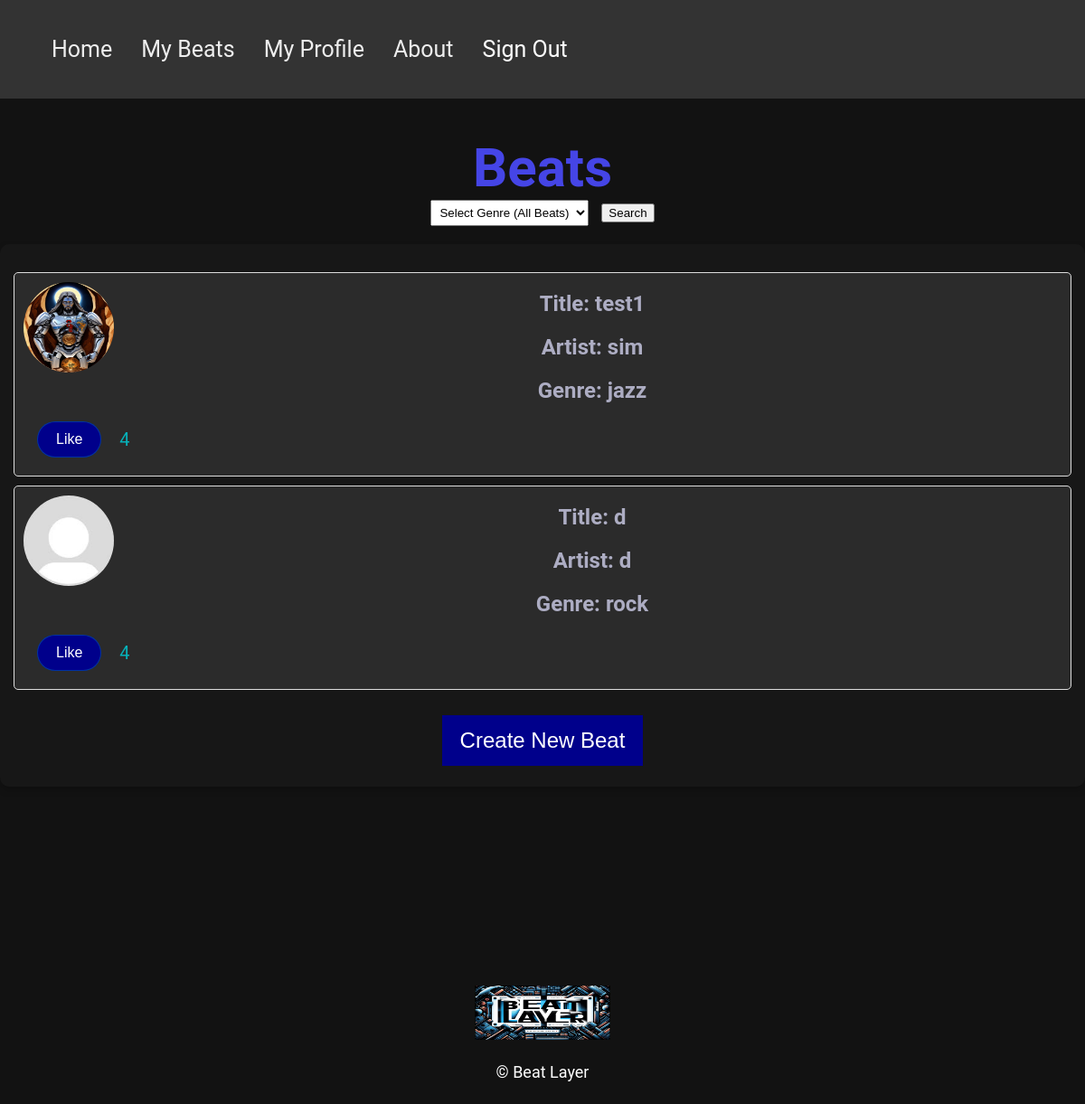
Page /beats (signed in) on the earlier database version.
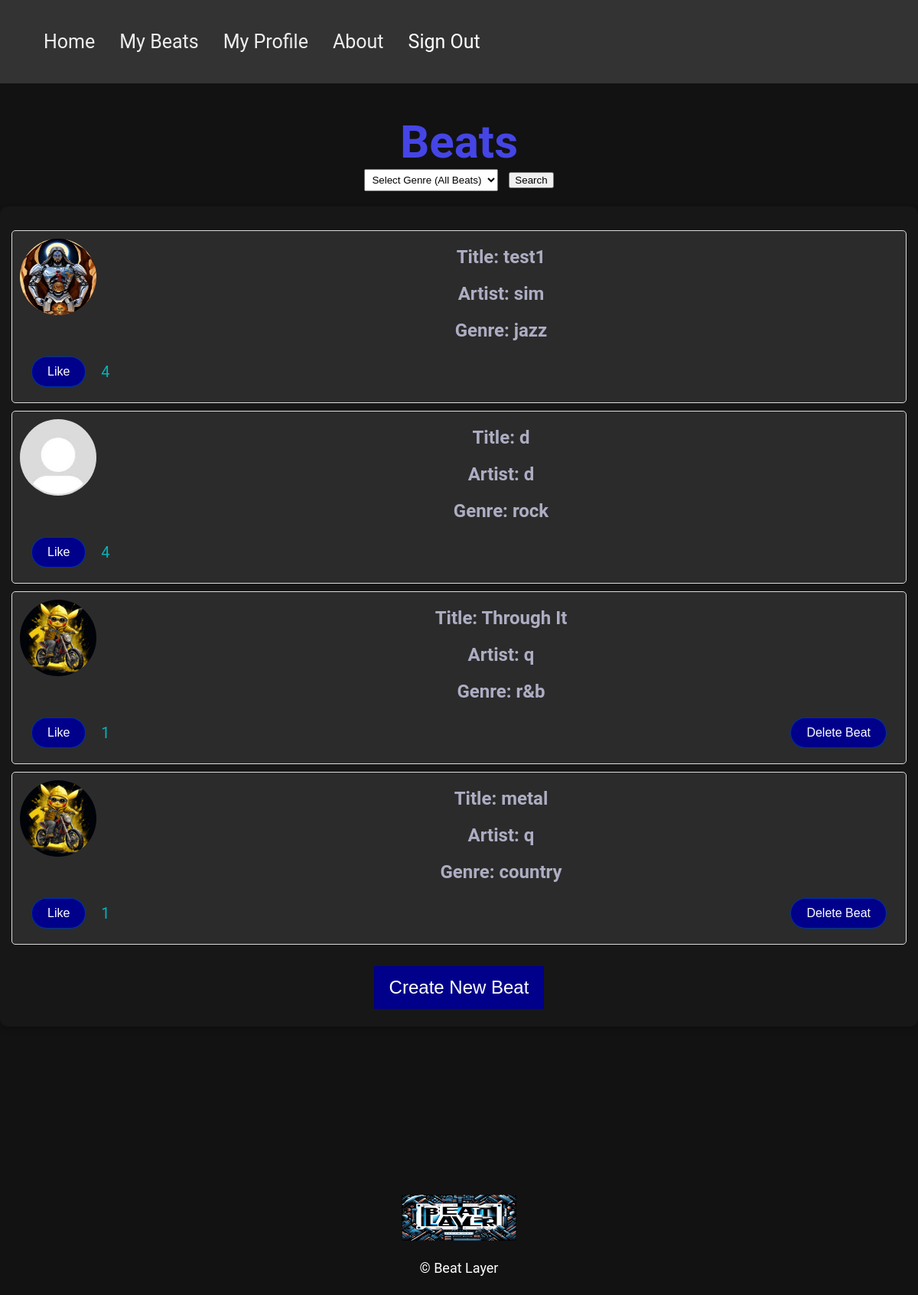
Same page on the later database version.
### src/app/models.py (models this page shows)
class Beat(db.Model):
    __tablename__ = 'beats'
    id = db.Column(db.String(36), primary_key=True)
    title = db.Column(db.String(32), nullable=False)
    date_added = Column(DateTime, default=datetime.utcnow)
    description = db.Column(db.String(100))
    artist = db.Column(db.String, db.ForeignKey('users.id'), nullable=False)
    audio_file = Column(String)
    genre = db.Column(db.String(32))
    likes = db.relationship('Like', backref='beat', lazy='dynamic')
    comments = db.relationship('Comment', backref='beat', lazy=True)
    def like_count(self):
        return self.likes.count()

class User(db.Model, UserMixin):
    __tablename__ = 'users'
    id = db.Column(db.String, primary_key=True)
    email = db.Column(db.String, unique=True)
    passwd = db.Column(db.LargeBinary)
    beats = db.relationship('Beat', backref='creator', lazy='dynamic')
    comments = db.relationship('Comment', back_populates='author', lazy='dynamic')
    likes = db.relationship('Like', backref='user', lazy='dynamic')
    profile_pic = db.Column(db.String, default='pictures/profile_pictures/default_profile_pic.jpg')
    bio = db.Column(db.String, default='This user has not set a bio yet.')

### src/app/routes.py (the view)
@login_required
@app.route('/beats', methods=['GET'])
def beats():
    if not current_user.is_authenticated:
        flash('You must be logged in to view this page.')
        return redirect(url_for('home'))
    genre = request.args.get('genre')
    if genre:
        beat_tuples = Beat.query.filter_by(genre=genre).join(
            User, User.id == Beat.artist).add_columns(User.profile_pic).all()
    else:
        beat_tuples = (
            Beat.query
            .join(User, User.id == Beat.artist)
            .add_columns(User.profile_pic)
            .all()
        )
    beats_with_pics = [
        {'beat': beat, 'profile_pic': profile_pic}
        for beat, profile_pic in beat_tuples
    ]
    return render_template('beats.html', beats=beats_with_pics)

### src/app/__init__.py (called while the page is built)
@login_manager.user_loader
def load_user(id):
    try:
        return db.session.query(User).filter(User.id==id).one()
    except:
        return None

### src/app/routes.py (called while the page is built)
@app.context_processor
def utility_processor():
    def get_user(user_id):
        return User.query.get(user_id)
    return dict(get_user=get_user)

### src/templates/beats.html (shortened to what this page needs)
{% extends 'base.html' %}
{% block main %}
    <div class="container">
        <h1>Beats</h1>
        <div class="genre-filter" style="margin-bottom: 20px;">
            <form action="{{ url_for('beats') }}" method="get">
                <select name="genre" id="genre-select" style="padding: 5px; margin-right: 10px;">
                    <option value="">Select Genre (All Beats)</option>
                </select>
                <input type="submit" value="Search">
            </form>
        </div>
        <div class="content-box" style="padding: 15px; border-radius: 10px; box-shadow: 0 4px 8px 0 rgba(0,0,0,0.2);">
            <ul style="list-style: none; padding: 0;">
                {% for beat_dict in beats %}
                    {% set beat = beat_dict.beat %}
                    {% set profile_pic = beat_dict.profile_pic %}
                    <li>
                        <div class="beat-card" style="border: 1px solid #ddd; padding: 10px; border-radius: 5px; margin-bottom: 10px;">
                            <a href="{{ url_for('beat_detail', beat_id=beat.id) }}" style="display: block; color: inherit; text-decoration: none;">
                                <div>
                                    {% if profile_pic %}
                                        <img src="{{ url_for('static', filename=profile_pic) }}" alt="Artist Profile Picture" class="profile-pic-small">
                                    {% else %}
                                        <img src="{{ url_for('static', filename='pictures/default_profile_pic.jpg') }}" alt="Default Profile Picture" class="profile-pic-small">
                                    {% endif %}
                                    <h2>Title: {{ beat.title }}</h2>
                                    <h2>Artist: {{ beat.artist }}</h2>
                                    <h2>Genre: {{ beat.genre }}</h2>
                                </div>
                                <div class="beat-card-actions" style="display: flex; align-items: center; justify-content: start;">
                                    <div style="display: flex; align-items: center;">
                                        <button onclick="likeSong('{{ beat.id }}', event)" class="button-small">Like</button>
                                        <span class="likes-amount" id="like-count-{{ beat.id }}" style="margin-left: 10px;">{{ beat.like_count() }}</span>
                                    </div>
                                    {% if beat.artist == current_user.id %}
                                        <form action="{{ url_for('beat_user_delete', user_id=current_user.id, beat_id=beat.id) }}" method="POST" onsubmit="return confirmDelete(event)" style="margin-left: auto;">
                                            <input type="submit" value="Delete Beat" class="button-small">
                                        </form>
                                    {% endif %}
                                </div>
                            </a>
                        </div>
                    </li>
                {% endfor %}
            </ul>
            <div class="button-container" style="text-align: center; margin-top: 20px;">
                <button onclick="window.location.href='{{ url_for('beats_new') }}'" class="button">Create New Beat</button>
            </div>
        </div>
    </div>
{% endblock %}

### src/templates/base.html (shortened to what this page needs)
<!DOCTYPE html>
<html lang="en">
<head>
    <link rel="stylesheet" type="text/css" href="{{ url_for('static', filename='style.css') }}">
</head>
<header>
    <nav class="menu-bar">
        <ul class="navbar">
            <li><a href="{{ url_for('beats') }}">Home</a></li>
            {% if current_user.is_authenticated %}
            <li><a href="{{ url_for('beat_user', user_id=current_user.id) }}">My Beats</a></li>
            <li><a href="{{ url_for('my_profile') }}">My Profile</a></li>
            {% endif %}
            <li>
                <a href="#">About </a>
            </li>
            {% if current_user.is_authenticated %}
                <li><a href="{{ url_for('users_signout') }}" class="sign-out">Sign Out</a></li>
            {% endif %}
        </ul>
    </nav>
</header>
<body>
    <main>
        {% block main %}{% endblock %}
    </main>
    <footer>
        <img src="{{ url_for('static', filename='pictures/header.png') }}" alt="Beat Layer" class="header-image">
        <p>© Beat Layer</p>
    </footer>
</body>
</html>

### src/static/style.css (style rules this page uses)
body { font-family: 'Roboto', sans-serif; background-color: #121212; color: #ffffff; text-align: center; margin: 0; padding: 0; height: 100%; padding-top: 150px; }
main { min-height: calc(100vh - 200px); padding-bottom: 200px; }
header { position: fixed; top: 0; left: 0; width: 100%; z-index: 1000; background-color: #333333; padding: 1px; text-align: center; font-size: 25px; }
.header-image { width: 150px; height: 60px; }
.container { width: 100%; min-height: 100%; margin: auto; margin-bottom: -20px; padding-bottom: 20px; }
h1 { color: rgb(69, 69, 230); font-size: 60px; margin: auto; }
h2 { color: rgba(214, 214, 243, 0.76); font-size: 40px; margin: auto; white-space: nowrap; text-align: center; }
p { margin-bottom: 20px; line-height: 1.6; font-size: 18px; }
.button { background-color: darkblue; color: white; padding: 14px 20px; font-size: 24px; margin: 8px 10px; border: none; cursor: pointer; }
nav { margin: 10px 0; }
.navbar { list-style: none; display: flex; justify-content: left; padding: 55; background-color: #333; }
.navbar li { position: relative; }
.navbar li a { color: #EEE; text-decoration: none; transition: color 0.5s ease; padding: 14px 16px; display: block; }
.menu-bar a.sign-out { color: white; }
footer { text-align: center; left: 0; bottom: 0; width: 100%; clear: both; }
.button-container { text-align: center; padding: 0; margin-top: 20px; }
.beat-card { display: flex; flex-direction: column; background-color: #333333bb; }
.beat-card-actions { margin-top: auto; display: flex; justify-content: space-between; overflow: hidden; }
.content-box { background-color: #20202062; color: #ffffff; padding: 20px; margin-bottom: 20px; }
.profile-pic-small { width: 100px; height: 100px; border-radius: 50%; margin-bottom: 20px; display: block; float: left; margin-right: 10px; }
.beat-card-actions { display: flex; justify-content: space-between; align-items: center; padding: 10px; }
.button-small, button-small a { background-color: darkblue; color: white; font-size: 16px; border: none; cursor: pointer; display: inline-block; text-align: center; border-radius: 5px; text-decoration: none; padding: 10px 20px; margin: 0 5px; border: 1px solid #0057b395; border-radius: 25px; }
.beat-card h2 { font-size: 24px; margin: 0; padding: 10px; display: flex; justify-content: center; }
.likes-amount { font-size: 20px; color:#06B2BA; margin: 0; padding: 5px; display: flex; justify-content: center; }

Differences in the rows shown:
added Beat: profile_pic (picture), title "Through It", artist "q", genre "r&b", like_count "1"
added Beat: profile_pic (picture), title "metal", artist "q", genre "country", like_count "1"
